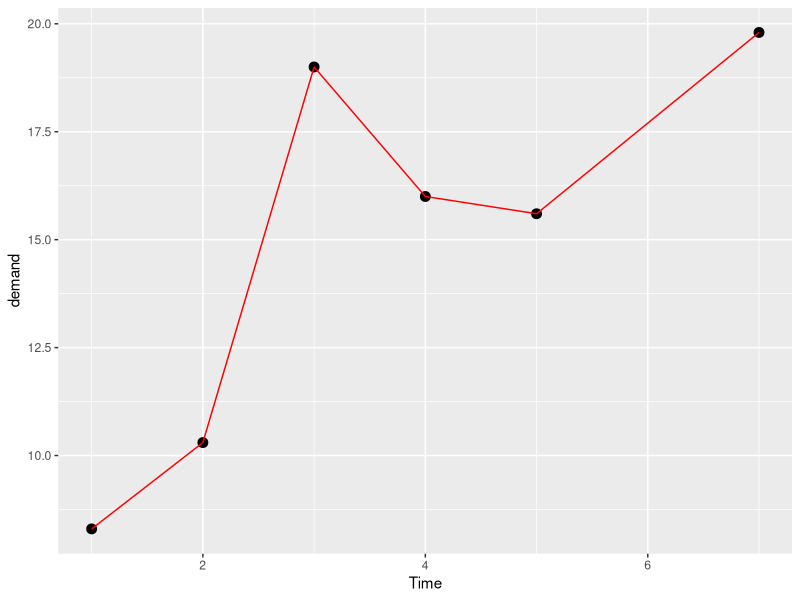
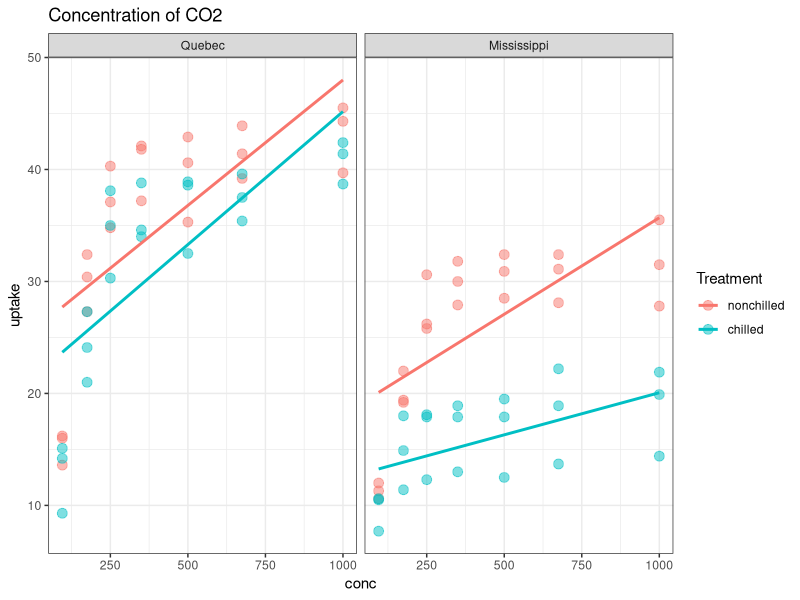
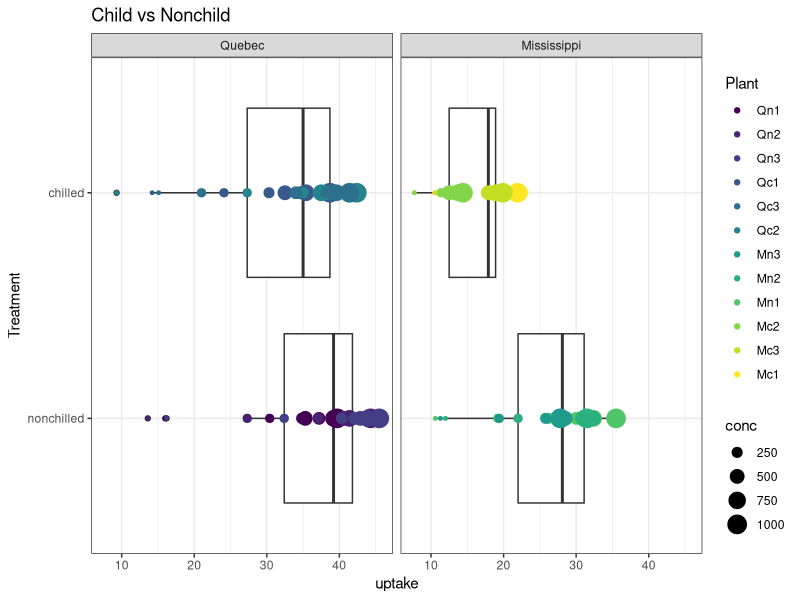
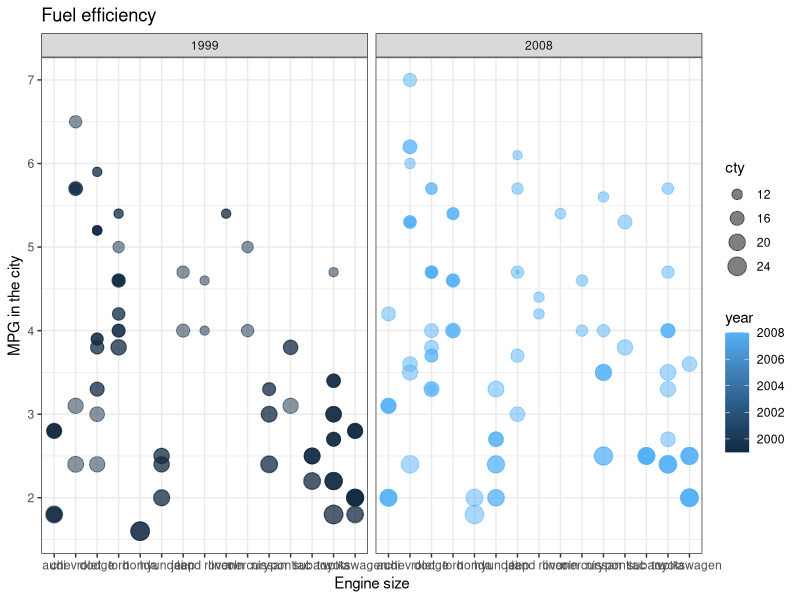
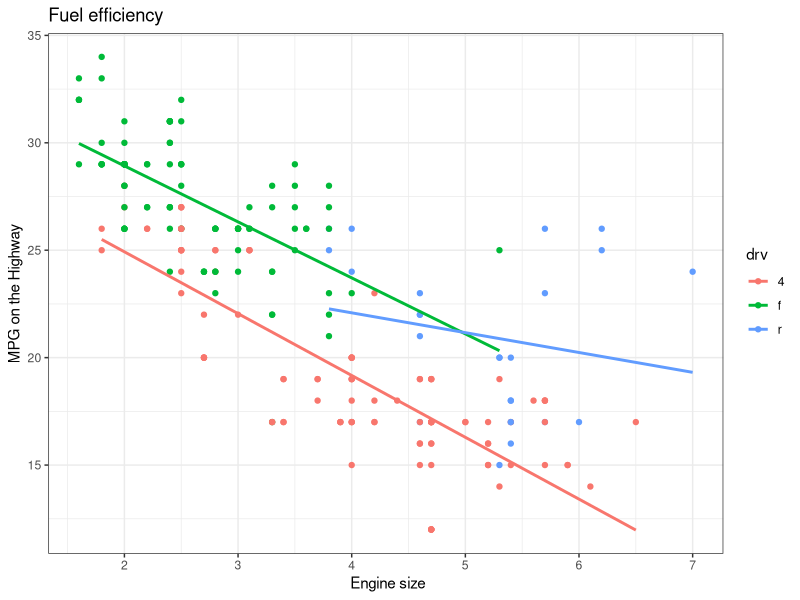
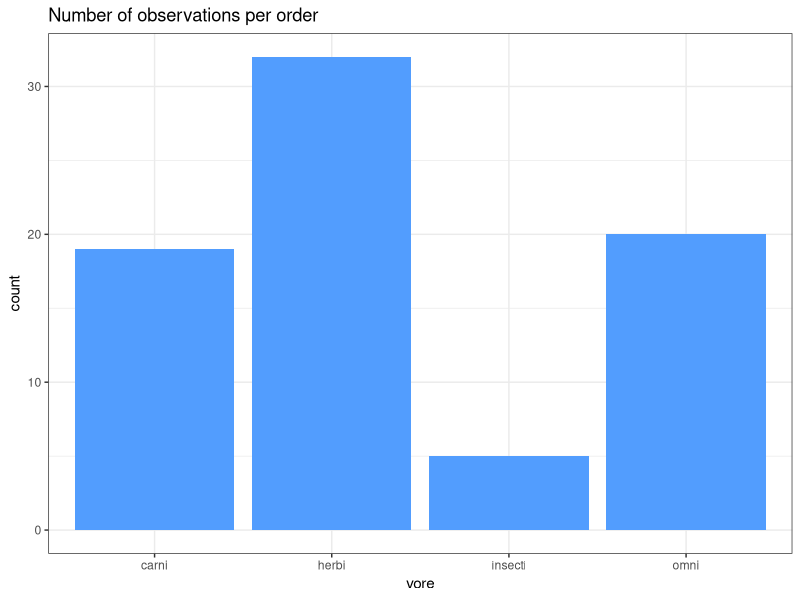
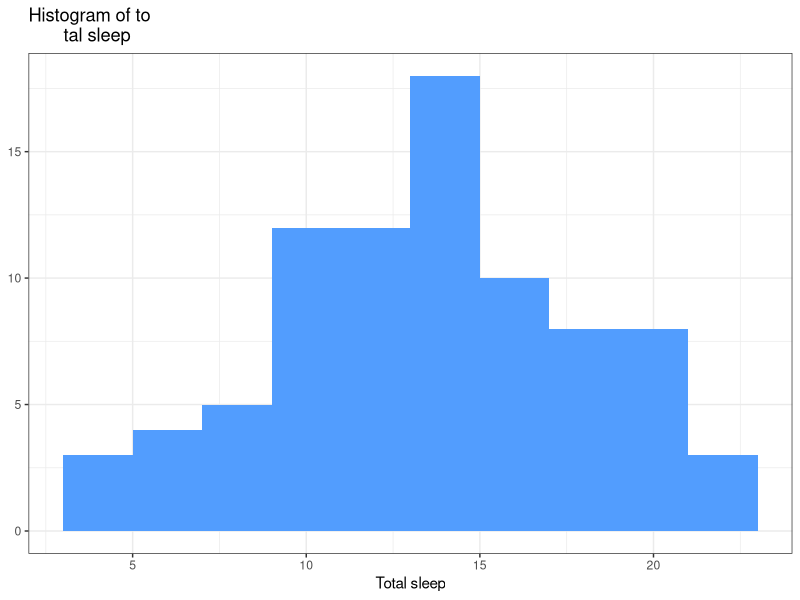
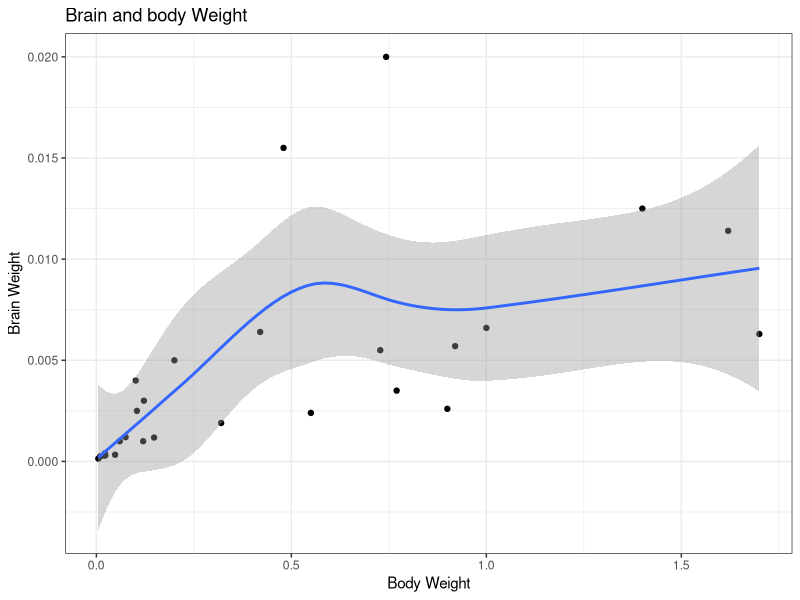

Write the R code that produced these figures, in order.
library(tidyverse)
data()
?BOD
# ggplot(data = BOD,
#        mapping = aes(x = Time,
#                      y = demand)) +
#   geom_point(size = 5,) + 
#   geom_line(color = "red")

ggplot(BOD, aes(Time, demand)) +
  geom_point(size = 3) +
  geom_line(color = "red")

data()
co2
view(CO2)

CO2 %>% 
  ggplot(aes(conc, uptake, 
             color = Treatment)) +
  geom_point(size = 3, alpha = 0.5) +
  geom_smooth(method = lm, se  = F) +
  facet_wrap(~Type) +
  labs(title = "Concentration of CO2") +
  theme_bw()

CO2 %>% 
  ggplot(aes(Treatment, uptake)) +
  geom_boxplot() +
  geom_point(aes(size = conc, 
                 color = Plant),
             alpha = 1) +
  coord_flip() +
  facet_wrap(~Type) +
  theme_bw() +
  labs(title = "Child vs Nonchild")

view(mpg)

mpg %>%
  filter(cty < 25) %>%
  ggplot(aes(manufacturer, displ)) +
  geom_point(aes(color = year,
                 size = cty),
             alpha = 0.5) +
  geom_smooth(method = lm) +
  facet_wrap(~year, nrow = 1) +
  labs(x = "Engine size",
       y = "MPG in the city",
       title = "Fuel efficiency") +
  theme_bw()


#https://www.youtube.com/watch?v=HPJn1CMvtmI&list=PLtL57Fdbwb_C6RS0JtBojTNOMVlgpeJkS


# ggplot tutorial 2
library(tidyverse)
View(mpg)
?mpg

mpg %>%
  filter(hwy < 35) %>%
  ggplot(aes(displ,
             hwy,
             color = drv)) +
  geom_point() +
  geom_smooth(method = lm, se = F) +
  labs(x = " Engine size", 
       y = "MPG on the Highway", 
       title = "Fuel efficiency") +
  theme_bw()
  
# ggplot tutorial 3
library(tidyverse)
?msleep  
view(msleep)
names(msleep)

# single categorical

msleep %>%
  drop_na(vore) %>% #drop NA values in Vore column, if you want to drop all NA
  # you should write drop_na()
  ggplot(aes(vore)) +
  geom_bar(fill = "#529DFE") +
  # coord_flip() + #flip plot other side
  theme_bw() +
  labs(title = "Number of observations per order")
  
# use fct_infreq(vore) to create order which means you can take highest number of bar
# to first place

# single numeric

msleep   %>%
  ggplot(aes(awake)) +
  geom_histogram(binwidth = 2, fill = "#529DFE") +
  theme_bw() +
  labs(x = "Total sleep",
       y = NULL,
       title = "Histogram of to
       tal sleep")
# binwidth is a function with, each bin contains 0-2, 2-4, 4-6 likewise,
# if you enter binwidth = 4 then it contains 0-4,4-8

msleep %>%
  filter(bodywt < 2) %>%
  ggplot(aes(bodywt, brainwt)) +
  geom_point() +
  geom_smooth() +
  labs(x = "Body Weight",
       y = "Brain Weight",
       title = "Brain and body Weight") +
  theme_bw()

# tutorial number : 5
# one categorical and twnumeric_version

library(tidyverse)
view(Orange)
?orange
?Orange

Orange %>%
  filter(Tree != "2") %>%
  ggplot(aes(age, circumference)) +
  geom_point() +
  geom_smooth() +
  theme_bw() +
  labs(title = "Trees age and circumference") +
  facet_wrap(~Tree)

Orange %>%
  filter(Tree != "1" &
           Tree != "2") %>%
  ggplot(aes(age, circumference, color = Tree)) +
  geom_point(size = 2, alpha = 0.5) +
  geom_line(size = 1) +
  theme_bw()+
  labs(title = "Tree age and circumference")

# tutorial no :6

msleep %>%
  drop_na(vore) %>%
  ggplot(aes(vore, sleep_total)) +
  geom_boxplot() +
  theme_bw() +
  coord_flip()

msleep %>%
  drop_na(vore) %>%
  ggplot(aes(sleep_total, fill = vore)) +
  geom_density(alpha = 0.5) +
  facet_wrap(~vore) +
  theme_bw()



